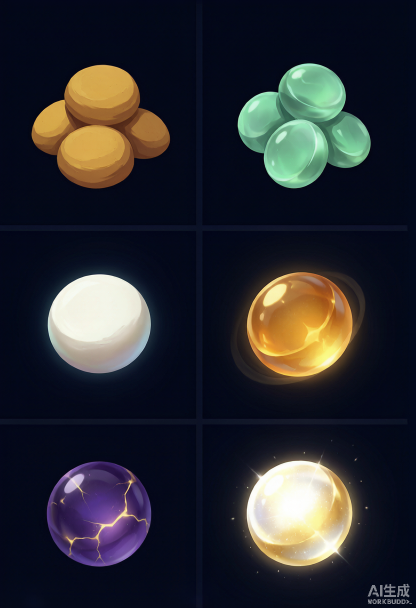
#> input picture _atlas/2x3_grid_atlas__6_xianxia_alch_2026-09-11T03-33-39.png, 832 x 1216 px (shown at 1/2 size)
$ python cut.py 2x3_grid_atlas__6_xianxia_alch_2026-09-11T03-33-39.png 2x3_grid_atlas_of_6_xianxia_al_2026-09-11T03-32-10.png 2x3_grid_atlas_of_6_xianxia_al_2026-09-11T03-32-10.png
#> lines starting #> are read from the running program, lines starting #| are printed output that depends on the picture; after the words box and inside, x2 and y2 are one past the last pixel; in counts of white or black regions, pixels touching at a corner belong together
# -*- coding: utf-8 -*-
"""图集裁切管线：2x3 图集(1024x1536 或实际返回尺寸) -> 6 个 100x100 webp 图标
用法: python3 cut.py <图集.png> <key1,key2,...(行优先)> <输出目录>
管线: 512 等分网格裁切 -> 角落取样背景 -> 右下水印检测涂盖 -> 背景归一 #161c2b -> 100x100 webp + 质检
"""
import sys, os
import numpy as np
from PIL import Image

TARGET = np.array([22, 28, 43])  # #161c2b 丹房背包格渲染色

def main(src, keys, outdir):
    im = Image.open(src).convert('RGB')
#> im is the input picture: PIL image 832x1216 RGB; mean R, G, B 43.8, 44.4, 49.3
    W, H = im.size
#> W = 832; H = 1216
    cw, ch = W // 2, H // 3
#> cw = 416; ch = 405
    print(f"atlas {W}x{H} cell {cw}x{ch}")
#| atlas 832x1216 cell 416x405
    os.makedirs(outdir, exist_ok=True)
    keys = keys.split(',')

    report = []
    for i, key in enumerate(keys):
        r, c = divmod(i, 2)
        cell = im.crop((c * cw, r * ch, (c + 1) * cw, (r + 1) * ch))
        a = np.array(cell).astype(int)
        h, w = a.shape[:2]

        # 1) 角落取样背景 (右上角内侧 16x16, 避开主体与水印)
        patch = a[24:40, w - 40:w - 24]
        bg = patch.reshape(-1, 3).mean(axis=0)
        bgl = bg.mean()

        # 2) 分块中值背景模型校正: AI 常给每格画卡片底面(两个离散色阶), 线性拟合拉不平。
        #    8x8 分块取背景候选中值为锚点, 双线性插值出每像素背景估计, 校正到 #161c2b。主体不动。
        lum0 = a.mean(axis=2)
        sat0 = a.max(axis=2) - a.min(axis=2)
        bmask = (lum0 < 70) & (sat0 < 34)
        G = 8
        bh, bw = max(1, h // G), max(1, w // G)
        anchors = np.full((G, G, 3), np.nan)
        for by in range(G):
            for bx in range(G):
                bm = bmask[by*bh:(by+1)*bh, bx*bw:(bx+1)*bw]
                if bm.sum() > 50:
                    blk = a[by*bh:(by+1)*bh, bx*bw:(bx+1)*bw]
                    anchors[by, bx] = np.median(blk[bm], axis=0)
        if np.isnan(anchors).any() and (~np.isnan(anchors[..., 0])).any():
            # 无效锚点(纯主体块)用全局均值邻域传播填充: 迭代取有效邻居均值
            for _ in range(G):
                bad = np.isnan(anchors[..., 0])
                if not bad.any():
                    break
                for by in range(G):
                    for bx in range(G):
                        if bad[by, bx]:
                            nb = [anchors[yy, xx] for yy, xx in ((by-1,bx),(by+1,bx),(by,bx-1),(by,bx+1))
                                  if 0 <= yy < G and 0 <= xx < G and not np.isnan(anchors[yy, xx, 0])]
                            if nb:
                                anchors[by, bx] = np.mean(nb, axis=0)
        if not np.isnan(anchors).any():
            gy = np.clip((np.arange(h) - bh / 2) / bh, 0, G - 1.001)
            gx = np.clip((np.arange(w) - bw / 2) / bw, 0, G - 1.001)
            y0 = np.floor(gy).astype(int); y0c = y0[:, None]
            x0 = np.floor(gx).astype(int); x0r = x0[None, :]
            fy2 = np.broadcast_to((gy - y0)[:, None], (h, w))[..., None]
            fx2 = np.broadcast_to((gx - x0)[None, :], (h, w))[..., None]
            bgm = (anchors[y0c, x0r] * (1 - fy2) * (1 - fx2) + anchors[y0c + 1, x0r] * fy2 * (1 - fx2)
                   + anchors[y0c, x0r + 1] * (1 - fy2) * fx2 + anchors[y0c + 1, x0r + 1] * fy2 * fx2)
            a[bmask] = np.clip(a[bmask] - bgm[bmask] + TARGET, 0, 255)

        # 3) 水印涂盖: 归一后按固定阈值检测(背景≈31, 水印灰文字 40~190, 低饱和), 区域收紧到右下真水印位
        lum = a.mean(axis=2)
        sat = a.max(axis=2) - a.min(axis=2)
        region = np.zeros((h, w), bool)
        region[int(h * .84):, int(w * .70):] = True
        wm = region & (lum > 40) & (lum < 190) & (sat < 60)
        n_wm = int(wm.sum())
        if n_wm:
            try:
                from scipy import ndimage as ndi
                wm = ndi.binary_dilation(wm, iterations=2)
            except ImportError:
                pass
            a[wm] = TARGET

        # 4) 质检: 主体 bbox(lum>=95) 中心偏移 + 残留水印像素
        lum = a.mean(axis=2)
        ys, xs = np.where(lum >= 95)
        if len(ys):
            cx, cy = xs.mean() / w, ys.mean() / h
            bbox = (int(xs.min()), int(ys.min()), int(xs.max()), int(ys.max()))
            cover = len(ys) / (w * h)
        else:
            cx = cy = cover = 0
            bbox = None
        # 归一涂盖后右下角残留(>45 的低饱和灰像素, 避开背景噪声自报)
        res = region & (a.mean(axis=2) > 45) & ((a.max(axis=2) - a.min(axis=2)) < 55)

        out = Image.fromarray(a.astype('uint8')).resize((100, 100), Image.LANCZOS)
        if key != "-":
            out.save(os.path.join(outdir, f"{key}.webp"), quality=90)
        report.append((key, n_wm, int(res.sum()), round(cx, 2), round(cy, 2), round(cover * 100, 1)))
#> this loop made 1 pass
#> (bg, bgl, n_wm, cx, cy, bbox, cover) on pass 1: ([2.62, 7.88, 24.27], 11.59, 321, 0.461, 0.609, (63, 130, 338, 364), 0.195)
#> pass 1, in main, `cell = im.crop((c * cw, r * ch, (c + 1) * cw, (r + 1) * ch))`:
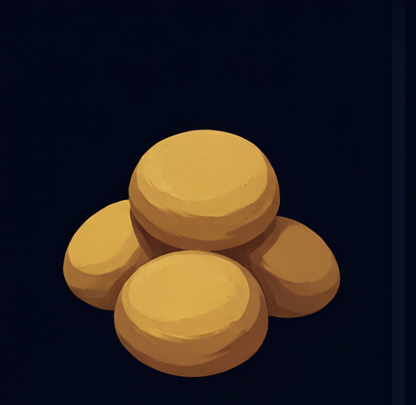
#> cell: PIL image 416x405 RGB; mean R, G, B 47.8, 38.5, 33.9
#> pass 1, in main, `lum0 = a.mean(axis=2)`:
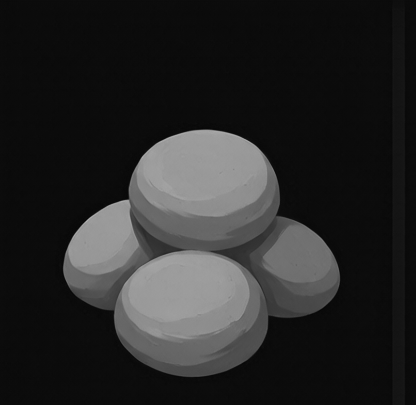
#> lum0: shape (405, 416) float64; min 6, max 178.3, mean 40
#> after the loop:
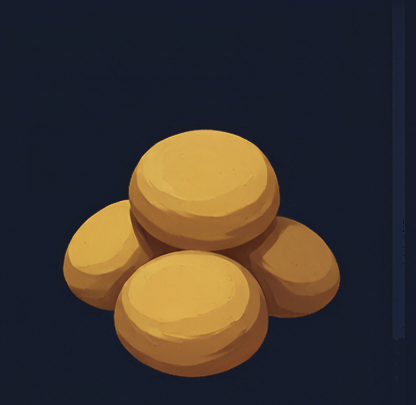
#> a: shape (405, 416, 3) int64; mean R, G, B 61.6, 53.4, 47.5
#> after the loop:
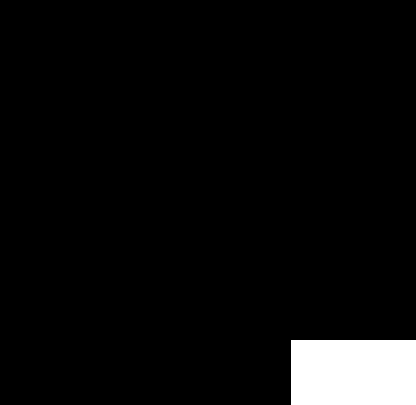
#> region: shape (405, 416) bool; 4.8% white; 1 white region, box (x1, y1, x2, y2) and area: (291, 340, 416, 405) 8125
#> after the loop: res: shape (405, 416) bool; every value is 0
#> after the loop, report = 1 item

    print(f"{'key':<10} wm_px  res_px  cx    cy    cover%")
    for k, n, rr, cx, cy, cv in report:
        flag = " <-- CHECK" if (rr > 40 or cx == 0 or abs(cx - .5) > .18 or abs(cy - .5) > .18 or cv < 2) else ""
        print(f"{k:<10} {n:<6} {rr:<7} {cx:<5} {cy:<5} {cv:<6}{flag}")
#> this loop made 1 pass
#> (n, rr, cx, cy, cv, flag) on pass 1: (321, 0, 0.46, 0.61, 19.5, '')
#| 2x3_grid_atlas_of_6_xianxia_al_2026-09-11T03-32-10.png 321    0       0.46  0.61  19.5

if __name__ == "__main__":
    main(sys.argv[1], sys.argv[2], sys.argv[3])

$ run again, on _atlas/art-atlas-a2.png
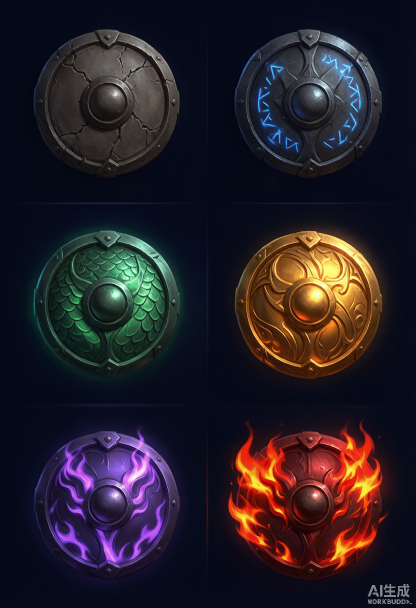
#> input picture _atlas/art-atlas-a2.png, 832 x 1216 px (shown at 1/2 size)
#> in main, im is the input picture: PIL image 832x1216 RGB; mean R, G, B 38.8, 31.4, 39.7
#| atlas 832x1216 cell 416x405
#> the loop in main, `for i, key in enumerate(keys):` made 1 pass
#> (bg, bgl, n_wm, cx, cy, bbox, cover) on pass 1: ([4.51, 8.88, 23.43], 12.27, 0, 0.639, 0.354, (83, 60, 356, 337), 0.0454)
#> pass 1, in main, `sat0 = a.max(axis=2) - a.min(axis=2)`:
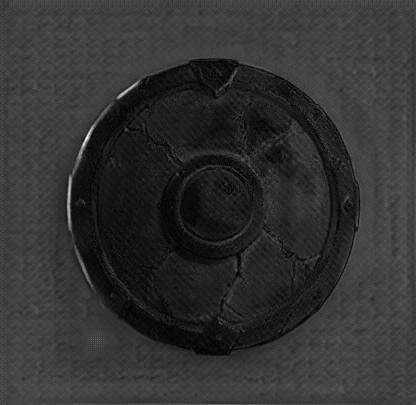
#> sat0: shape (405, 416) int64; min 0, max 75, mean 14.8; drawn with min black and max white
#> after the loop in main, `for i, key in enumerate(keys):`:
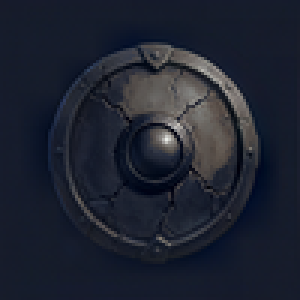
#> out: PIL image 100x100 RGB (shown 3 times larger); mean R, G, B 30.7, 35.5, 48.5
#> after the loop in main, `for i, key in enumerate(keys):`: report = [('art-atlas-a2.png', 0, 0, 0.64, 0.35, 4.5)]
#> the loop in main, `for k, n, rr, cx, cy, cv in report:` made 1 pass
#> (printed output is left out)
